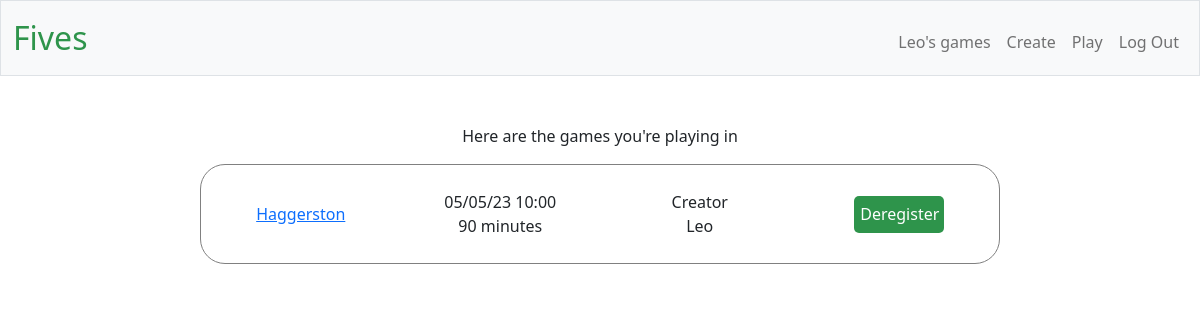
Screenshot of /games (signed in) with the database file from the repository.
### tables this page shows
CREATE TABLE games (id INTEGER PRIMARY KEY AUTOINCREMENT, location TEXT, 
datetime TEXT, length_in_mins INTEGER, number_of_players INTEGER, creator TEXT NOT NULL, open_spots INTEGER);

CREATE TABLE playing_in (player_id INTEGER NOT NULL,  game_id INTEGER NOT NULL,
FOREIGN KEY (player_id) REFERENCES users(id),
FOREIGN KEY (game_id) REFERENCES games(id));

### main.py (the view)
@app.route("/games", methods=["GET", "POST"])
def games():
    conn = sqlite3.connect('players.db')
    cursor = conn.cursor()
    list_of_games_past=[]
    list_of_games_future=[]
    list_of_all_games = []
    games = cursor.execute("SELECT playing_in.player_id, games.location, games.datetime, games.length_in_mins, games.creator, games.id FROM playing_in JOIN users ON users.id = playing_in.player_id JOIN games ON games.id = playing_in.game_id WHERE playing_in.player_id = ? ORDER BY games.datetime", (session["user_id"], ))
    for g in games:
        list_of_all_games.append(g)
        datetimestring = g[2]
        dtgame = datetime.strptime(datetimestring, '%Y-%m-%d %H:%M:%S')
        now = datetime.now()
        if dtgame < now:
            list_of_games_past.append(g[5])
        else:
            list_of_games_future.append(g[5])
    return render_template("games.html", games=games, list_of_all_games=list_of_all_games, list_of_games_past=list_of_games_past, list_of_games_future=list_of_games_future)

### main.py (called while the page is built)
@app.after_request
def after_request(response):
    response.headers["Cache-Control"] = "no-cache, no-store, must-revalidate"
    response.headers["Expires"] = 0
    response.headers["Pragma"] = "no-cache"
    return response

### templates/games.html (shortened to what this page needs)
{% extends "layout.html" %}
{% block main %}
{% if list_of_games_future != [] %}
    <p>Here are the games you're playing in</p>
    {% for g in list_of_all_games %}
        {%if g[5] not in list_of_games_past%}
        <div class="row align-items-center" style="margin: 0 auto; max-width:800px;height:100px;border-radius:25px;border:1px solid grey; margin-bottom:20px;">
            <div class="col"><a href="/view_game/{{g[5]}}">{{g[1]}}</a></div>
            <div class="col">{{g[2][8:10]}}/{{g[2][5:7]}}/{{g[2][2:4]}} {{g[2][11:16]}}<br>{{g[3]}} minutes</div>
            <div class="col">Creator<br>{{g[4]}}</div>
            <div class="col">
                <form action="/deregister" method ="post">
                    <button  type="submit">Deregister</button>
                </form>
            </div>
        </div>
        {% endif %}
    {%endfor%}
{% endif %}
<br>
<br>
<br>
{% endblock %}

### templates/layout.html (shortened to what this page needs)
<!DOCTYPE html>
<html lang="en">
    <head>
        <link href="https://cdn.jsdelivr.net/npm/bootstrap@5.1.3/dist/css/bootstrap.min.css" rel="stylesheet">
        <link href="/static/styles.css" rel="stylesheet">
    </head>
  <body>
    <nav class="bg-light border navbar navbar-expand-md navbar-light">
        <div class="container-fluid">
            <a class="navbar-brand" href="/"><span class="green">Fives</span></a>
            <div class="collapse navbar-collapse" id="navbar">
                {% if session["user_id"] %}
                    <ul class="navbar-nav ms-auto mt-2">
                        <li class="nav-item"><a class="nav-link" href="/games"> {{  session["username"].capitalize()  }}'s games</a></li>
                        <li class="nav-item"><a class="nav-link" href="/create">Create</a></li>
                        <li class="nav-item"><a class="nav-link" href="/play">Play</a></li>
                        <li class="nav-item"><a class="nav-link" href="/logout">Log Out</a></li>
                    </ul>
                {% else %}
                    <ul class="navbar-nav ms-auto mt-2">
                        <li class="nav-item"><a class="nav-link" href="/register">Register</a></li>
                        <li class="nav-item"><a class="nav-link" href="/login">Log In</a></li>
                    </ul>
                {% endif %}
            </div>
        </div>
    </nav>
    <main class="container-fluid py-5 text-center">
        {% block main %}{% endblock %}
    </main>
  </body>
</html>

### static/styles.css (style rules this page uses)
nav .navbar-brand { font-size: xx-large; }
nav .navbar-brand .green { color: #2e944b; }
body { text-align: center; }
button { background-color :#2e944b; border-color: #2e944b; color:white; border:none; border-radius:5px; height:37px; width: 90px; }

### rows the page displays
games: username "Leo"
playing_in: location "Haggerston", datetime "05", datetime "23", datetime "10:00", length_in_mins "90", creator "Leo"
